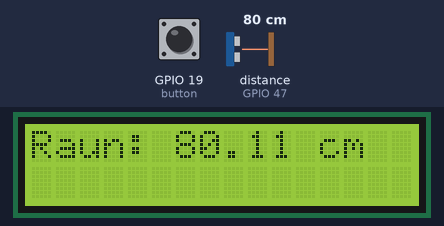
Recording of a program running on a simulated ESP32 board running MicroPython. On the bench: 16×2 character LCD. Inputs (shaded band) come from the test bench; at power-on: GPIO 19 (button) HIGH, distance to the obstacle (sensor on GPIO 47) 80 cm. The echo pulse lasts 58.3 µs per cm.

Above: at 1.2 s.
1.3 s: GPIO 19 (button) pulled LOW for 0.65 s
At 2.1 s:
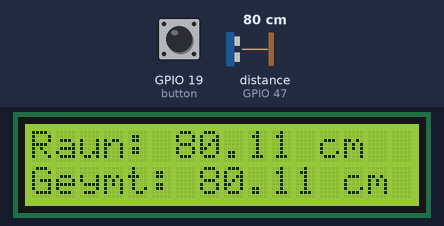
3.4 s: distance to the obstacle (sensor on GPIO 47) set to 2 cm
At 4.9 s:
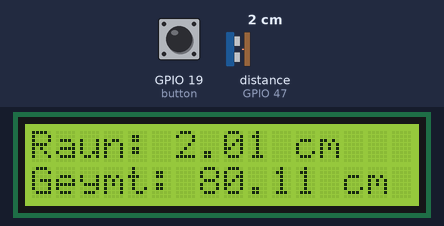
5.2 s: GPIO 19 (button) pulled LOW for 1 s
At 5.8 s:
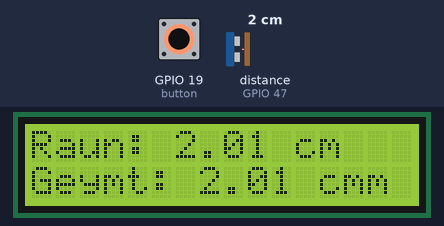
7.7 s: distance to the obstacle (sensor on GPIO 47) set to 4 cm
At 9.2 s:
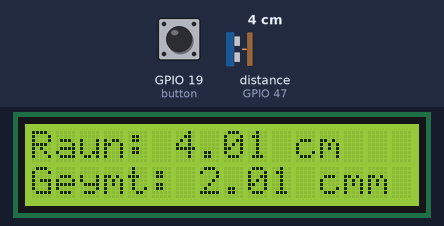
9.5 s: distance to the obstacle (sensor on GPIO 47) set to 9 cm
At 10.0 s:
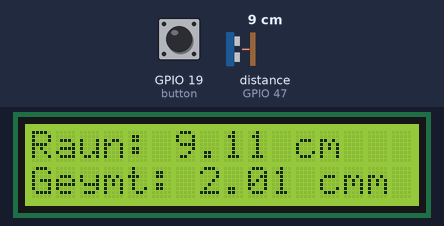
Timing chart, 0 to 12.0 s (numbered marks = the images above; inputs shaded):
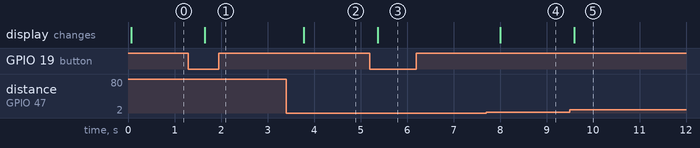

The program:

timaverkefni_2_partur_2.py
```python
from machine import Pin, PWM
from machine import SoftI2C
from I2C_LCD import I2cLcd
# Ég importa bara time í heild sinni og nota time.eitthvað á undan hverri skipun i staðinn
import time


# Stilli Ultrasonic sensorinn
echo = Pin(47, Pin.IN)
trig = Pin(48, Pin.OUT)

# Græja takkann
button = Pin(19, Pin.IN, Pin.PULL_UP)

# Þarf ekki perurnar né buzzer núna þannig skil það eftir hér

# Stilli inn perurnar
#led1 = Pin(11, Pin.OUT)
#led2 = Pin(12, Pin.OUT)
#led3 = Pin(13, Pin.OUT)

# Stilli inni passíva buzzerinn á pin 3 og duty 0
#buzzer = PWM(Pin(3), duty=0)

# Fallið sem mælir vegalengd i sentimetrum
def measure_distance():
    trig.value(1)
    time.sleep_us(10)
    trig.value(0)


    while not echo.value():
        pass
    start = time.ticks_us()

    while echo.value():
        pass
    end = time.ticks_us()

    duration = time.ticks_diff(end, start)

    distance = (duration * 0.0343) / 2

    # Þessi leið er líka valid miðað við hvað ég les á netinu um þetta
    #trig.value(0)
    #time.sleep_us(2)
    #trig.value(1)
    #time.sleep_us(10)
    #trig.value(0)


    # Skila úr fallinu lengdina sem reiknuð hefur verið. Athugaðu að þessi kóði
    # er sá sem ég fékk úr sýnishorninu til að mæla vegalengdina en ég samsetti
    # hann hérna innan í fall sem mér þykir þægilegra
    return round(distance, 2) # Passa að fallið skilar bara 2 stöfum eftir kommu


# Stilli inn skjáinn og nota kóða frá sýnishorninu

# Skjárinn nota I2C tengingu til að tala við ESP
i2c = SoftI2C(scl=Pin(41), sda=Pin(21), freq=400000)

# Mörg tæki geta notað sömu tenginguna,
# scan skilar lista af öllum tækjunum sem fundust
taekin = i2c.scan()

# Við erum bara með eitt tæki (skjáinn)
if len(taekin) == 0:
    print("Fann ekki skjáinn")
else:
    # búum til tilvik af skjánum, skjárinn
    # hefur 2 línur og 16 stafi í hvorri línu
    lcd = I2cLcd(i2c, taekin[0], 2, 16)


# Set vistaða vegalengd sem ekkert til að búa hana til
saved_distance = None
# Fyrri staða takkans
previous_button_state = True

def display_measurement(distance, saved_distance):
    # Sýna vegalengdina með því að setja bendil skjásins á 0
    lcd.move_to(0, 0)
    lcd.putstr("Raun: " + str(distance) + " cm ")


while True:
    distance = measure_distance()

    # Sýna vegalengdina með því að setja bendil skjásins á 0
    lcd.move_to(0, 0)
    lcd.putstr("Raun: " + str(distance) + " cm ")

    # Nú þarf ég að höndla takka ýtinguna til að vista vegalengdina
    current_button_state = button.value()
    if current_button_state == 0 and previous_button_state == 1:
        saved_distance = distance

    # Sýna vistuðu vegalengdina
    lcd.move_to(0, 1)
    if saved_distance is not None:
        lcd.putstr("Geymt: " + str(saved_distance) + " cm")

    previous_button_state = current_button_state

    time.sleep(0.5)
```

Measured:
- after the input at 1.3 s, the display: changes after 0.35 s (image 1)
- after the input at 3.4 s, the display: changes after 0.38 s (image 2)
- after the input at 5.2 s, the display: changes after 0.17 s (image 3)
- after the input at 7.7 s, the display: changes after 0.31 s (image 4)
- after the input at 9.5 s, the display: changes after 0.10 s (image 5)
